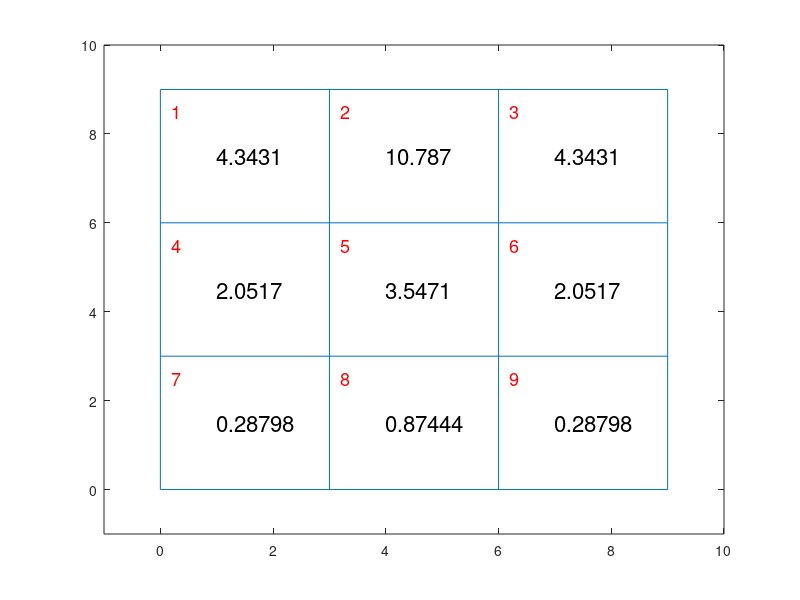

Write MATLAB code to recreate this figure.
close all
clear all
clc

% disegnamo GridWorld
figure(1)
hold on
box on
axis([-1 10 -1 10])
line([0 9 9 0 0],[0 0 9 9 0]); line([0 9],[3 3]); line([0 9],[6 6]); line([3 3],[0 9]); line([6 6],[0 9]);
text(0.2,8.5,'1','Color','red','FontSize',13); text(3.2,8.5,'2','Color','red','FontSize',13); text(6.2,8.5,'3','Color','red','FontSize',13);
text(0.2,5.5,'4','Color','red','FontSize',13); text(3.2,5.5,'5','Color','red','FontSize',13); text(6.2,5.5,'6','Color','red','FontSize',13);
text(0.2,2.5,'7','Color','red','FontSize',13); text(3.2,2.5,'8','Color','red','FontSize',13); text(6.2,2.5,'9','Color','red','FontSize',13);

% consideriamo la policy con scelta casuale di azione tra {su, giù, destra,
% sinistra} e distribuzione uniforme, pi(a|s) = 1/4 per ogni a ed s
gamma = 0.9;
pSu = 0.25; % probabilità di scegliere l'azione "su"
pGiu = 0.25;
pDes = 0.25;
pSin = 0.25;
Rjump = 10; % ricompensa per salto da 2 a 8
Rout = -1;  % ricompensa per uscita da griglia


% scriviamo il sistema di equazioni che forniscono v_pi(s)
% equazione per v_pi(1):    v_pi(1) = pSu*(Rout+gamma*v_pi(1)) +
% pGiu*(0+gamma*v_pi(4)) + pDes*(gamma*v_pi(2)) + pSin*(Rout+gamma*v_pi(1))
% ----> v_pi(1) = gamma*M1*vi_p + N1
T1 = [pSu+pSin,pDes,0,pGiu,0,0,0,0,0]; R1 = pSu*Rout+pSin*Rout;
% ragionamento identico per tutti gli altri stati
T2 = [0,0,0,0,0,0,0,pSu+pGiu+pDes+pSin,0]; R2 = Rjump;
T3 = [0,pSin,pSu+pDes,0,0,pGiu,0,0,0]; R3 = pSu*Rout+pDes*Rout;
T4 = [pSu,0,0,pSin,pDes,0,pGiu,0,0]; R4 = pSin*Rout;
T5 = [0,pSu,0,pSin,0,pDes,0,pGiu,0]; R5 = 0;
T6 = [0,0,pSu,0,pSin,pDes,0,0,pGiu]; R6 = pDes*Rout;
T7 = [0,0,0,pSu,0,0,pGiu+pSin,pDes,0]; R7 = pGiu*Rout+pSin*Rout;
T8 = [0,0,0,0,pSu,0,pSin,pGiu,pDes]; R8 = pGiu*Rout;
T9 = [0,0,0,0,0,pSu,0,pSin,pGiu+pDes]; R9 = pGiu*Rout+pDes*Rout;
% componiamo le matrici..
T = [T1;T2;T3;T4;T5;T6;T7;T8;T9]; R = [R1;R2;R3;R4;R5;R6;R7;R8;R9];
% e risolviamo il sistema
% (I-gamma*T)*v = R ----> v = (I-gamma*T)^{-1}*R
vPi = inv(eye(9)-gamma*T)*R;
pause

% scriviamo la funzione valore per ogni stato..
text(1,7.5,num2str(vPi(1)),'FontSize',16); text(4,7.5,num2str(vPi(2)),'FontSize',16); text(7,7.5,num2str(vPi(3)),'FontSize',16);
text(1,4.5,num2str(vPi(4)),'FontSize',16); text(4,4.5,num2str(vPi(5)),'FontSize',16); text(7,4.5,num2str(vPi(6)),'FontSize',16);
text(1,1.5,num2str(vPi(7)),'FontSize',16); text(4,1.5,num2str(vPi(8)),'FontSize',16); text(7,1.5,num2str(vPi(9)),'FontSize',16);
pause

% proviamo con Policy Evaluation
epsilon = 1e-3;
Delta = epsilon;
% inizializzazione casuale della v0
vPE = [0;10;0;0;0;0;0;0;0];
while Delta >= epsilon
    Delta = 0;
    for s = 1:9
        v = vPE(s);
        vPE(s) = R(s) + gamma*T(s,:)*vPE;
        Delta = max(Delta,abs(v-vPE(s)));
    end
end
vPE
pause

% v_k+1 = max_u(R(x,u) + gamma*v_k(f(x,u))
% Value Iteration
Tsu = [1 0 0 0 0 0 0 0 0;0 0 0 0 0 0 0 1 0;0 0 1 0 0 0 0 0 0;1 0 0 0 0 0 0 0 0; 0 1 0 0 0 0 0 0 0;0 0 1 0 0 0 0 0 0;0 0 0 1 0 0 0 0 0;0 0 0 0 1 0 0 0 0;0 0 0 0 0 1 0 0 0];
Tgiu = [0 0 0 1 0 0 0 0 0;0 0 0 0 0 0 0 1 0;0 0 0 0 0 1 0 0 0;0 0 0 0 0 0 1 0 0;0 0 0 0 0 0 0 1 0;0 0 0 0 0 0 0 0 1;0 0 0 0 0 0 1 0 0;0 0 0 0 0 0 0 1 0;0 0 0 0 0 0 0 0 1];
Tdx = [0 1 0 0 0 0 0 0 0;0 0 0 0 0 0 0 1 0;0 0 1 0 0 0 0 0 0; 0 0 0 0 1 0 0 0 0;0 0 0 0 0 1 0 0 0;0 0 0 0 0 1 0 0 0;0 0 0 0 0 0 0 1 0;0 0 0 0 0 0 0 0 1;0 0 0 0 0 0 0 0 1];
Tsx = [1 0 0 0 0 0 0 0 0;0 0 0 0 0 0 0 1 0;0 1 0 0 0 0 0 0 0;0 0 0 1 0 0 0 0 0;0 0 0 1 0 0 0 0 0;0 0 0 0 1 0 0 0 0;0 0 0 0 0 0 1 0 0;0 0 0 0 0 0 1 0 0;0 0 0 0 0 0 0 1 0];
Rsu = [-1;10;-1;0;0;0;0;0;0];
Rgiu = [0;10;0;0;0;0;-1;-1;-1];
Rdx = [0;10;-1;0;0;-1;0;0;-1];
Rsx = [-1;10;0;-1;0;0;-1;0;0];
vVI = vPE;
A = zeros(1,9); % azioni ottime
for k = 1:100
    for j = 1:9
        [vVI(j), A(j)] = max([(Rsu(j)+gamma*Tsu(j,:)*vVI),(Rgiu(j)+gamma*Tgiu(j,:)*vVI),(Rdx(j)+gamma*Tdx(j,:)*vVI),(Rsx(j)+gamma*Tsx(j,:)*vVI)]);
    end
end
vVI
A
